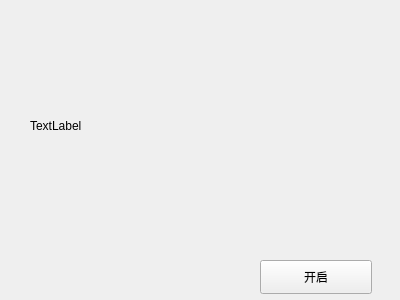
<?xml version="1.0" encoding="UTF-8"?>
<ui version="4.0">
 <class>page3</class>
 <widget class="QWidget" name="page3">
  <property name="geometry">
   <rect>
    <x>0</x>
    <y>0</y>
    <width>400</width>
    <height>300</height>
   </rect>
  </property>
  <property name="windowTitle">
   <string>Form</string>
  </property>
  <widget class="QLabel" name="label">
   <property name="geometry">
    <rect>
     <x>30</x>
     <y>20</y>
     <width>341</width>
     <height>211</height>
    </rect>
   </property>
   <property name="text">
    <string>TextLabel</string>
   </property>
  </widget>
  <widget class="QPushButton" name="pushButton">
   <property name="geometry">
    <rect>
     <x>260</x>
     <y>260</y>
     <width>112</width>
     <height>34</height>
    </rect>
   </property>
   <property name="text">
    <string>开启</string>
   </property>
  </widget>
 </widget>
 <resources/>
 <connections/>
</ui>
